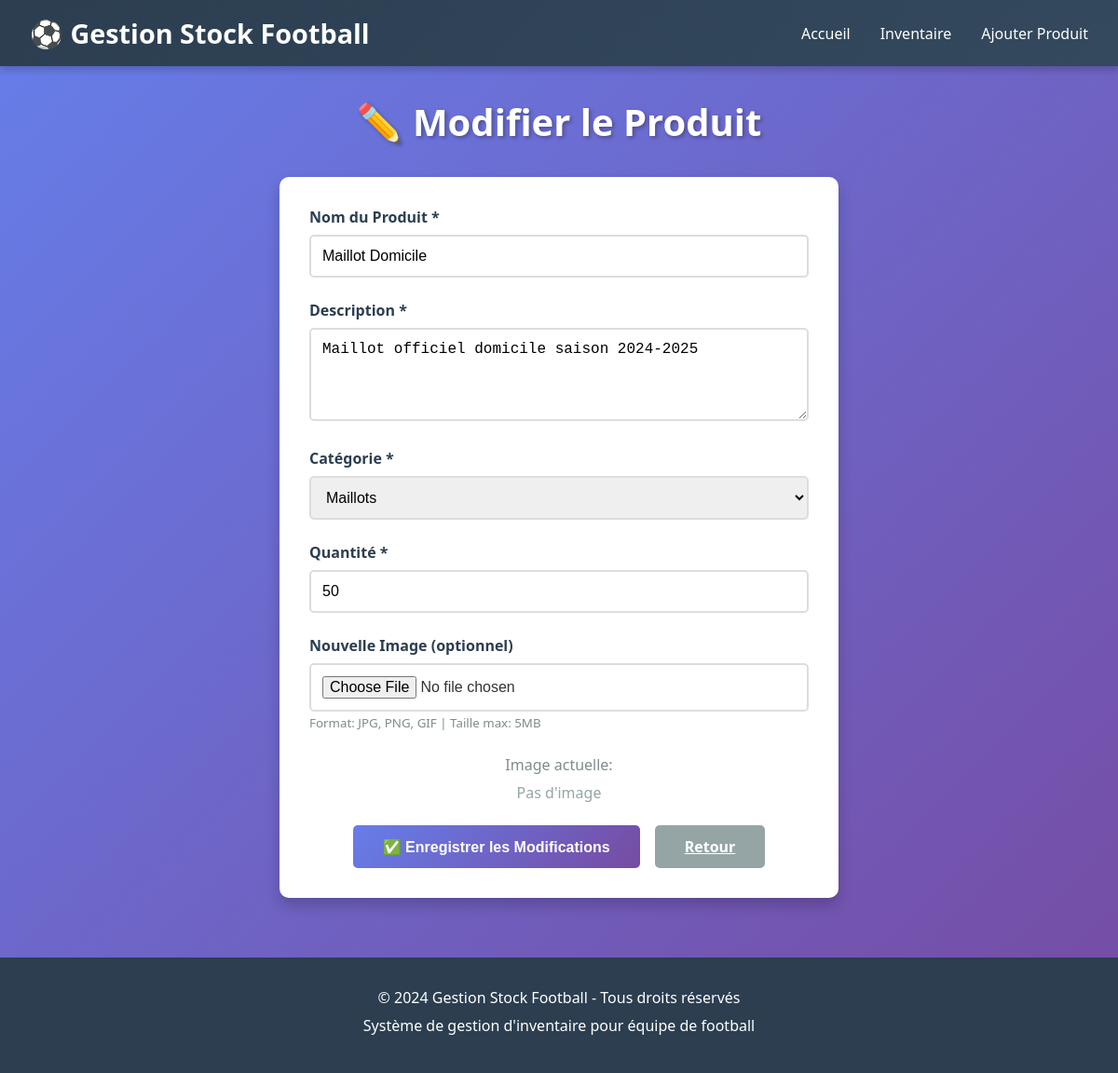
The app's page /pages/modifier_produit.php?id=1 with its own data.
### tables this page shows
CREATE TABLE IF NOT EXISTS produits (
    id INT PRIMARY KEY AUTO_INCREMENT,
    nom VARCHAR(255) NOT NULL,
    description TEXT NOT NULL,
    quantite INT NOT NULL DEFAULT 0,
    categorie VARCHAR(100) NOT NULL,
    image VARCHAR(255),
    date_creation TIMESTAMP DEFAULT CURRENT_TIMESTAMP,
    date_modification TIMESTAMP DEFAULT CURRENT_TIMESTAMP ON UPDATE CURRENT_TIMESTAMP,
    INDEX idx_categorie (categorie),
    INDEX idx_quantite (quantite)
);

### pages/modifier_produit.php (the view, shortened to what this page needs)
<?php
include '../includes/header.php';
include '../config/database.php';
$id = intval($_GET['id']);
$sql = "SELECT * FROM produits WHERE id = $id";
$result = $conn->query($sql);
$produit = $result->fetch_assoc();
?>
<div class="container">
    <h2 class="page-title">✏️ Modifier le Produit</h2>
    <div class="form-container">
        <form method="POST" enctype="multipart/form-data">
            <div class="form-group">
                <label for="nom">Nom du Produit *</label>
                <input type="text" id="nom" name="nom" required value="<?php echo htmlspecialchars($produit['nom']); ?>">
            </div>
            <div class="form-group">
                <label for="description">Description *</label>
                <textarea id="description" name="description" required><?php echo htmlspecialchars($produit['description']); ?></textarea>
            </div>
            <div class="form-group">
                <label for="categorie">Catégorie *</label>
                <select id="categorie" name="categorie" required>
                    <option value="maillots" <?php echo $produit['categorie'] === 'maillots' ? 'selected' : ''; ?>>Maillots</option>
                </select>
            </div>
            <div class="form-group">
                <label for="quantite">Quantité *</label>
                <input type="number" id="quantite" name="quantite" min="0" required value="<?php echo $produit['quantite']; ?>">
            </div>
            <div class="form-group">
                <label for="image">Nouvelle Image (optionnel)</label>
                <input type="file" id="image" name="image" accept="image/*">
                <small style="color: #7f8c8d;">Format: JPG, PNG, GIF | Taille max: 5MB</small>
            </div>
            <div style="margin: 1.5rem 0; text-align: center;">
                <p style="color: #7f8c8d; margin-bottom: 0.5rem;">Image actuelle:</p>
                <?php if (!empty($produit['image'])): ?>
                    <img src="../uploads/<?php echo htmlspecialchars($produit['image']); ?>"
                         alt="<?php echo htmlspecialchars($produit['nom']); ?>"
                         style="max-width: 200px; max-height: 200px; border-radius: 5px; box-shadow: 0 2px 5px rgba(0,0,0,0.1);">
                <?php else: ?>
                    <p style="color: #95a5a6;">Pas d'image</p>
                <?php endif; ?>
            </div>
            <div class="form-buttons">
                <button type="submit" class="btn btn-primary">✅ Enregistrer les Modifications</button>
                <a href="inventaire.php" class="btn btn-secondary">Retour</a>
            </div>
        </form>
    </div>
</div>
<?php
include '../includes/footer.php';
?>

### assets/css/style.css (style rules this page uses)
* { margin: 0; padding: 0; box-sizing: border-box; }
body { font-family: 'Segoe UI', Tahoma, Geneva, Verdana, sans-serif; background: linear-gradient(135deg, #667eea 0%, #764ba2 100%); min-height: 100vh; color: #333; }
.container { max-width: 1200px; margin: 2rem auto; padding: 0 2rem; }
.page-title { text-align: center; color: white; margin-bottom: 2rem; font-size: 2.5rem; text-shadow: 2px 2px 4px rgba(0, 0, 0, 0.3); }
.form-container { background: white; padding: 2rem; border-radius: 10px; box-shadow: 0 8px 16px rgba(0, 0, 0, 0.2); max-width: 600px; margin: 0 auto; }
.form-group { margin-bottom: 1.5rem; }
.form-group label { display: block; margin-bottom: 0.5rem; font-weight: 600; color: #2c3e50; }
.form-group input, .form-group textarea, .form-group select { width: 100%; padding: 0.75rem; border: 2px solid #ddd; border-radius: 5px; font-size: 1rem; transition: 0.3s; }
.form-group textarea { resize: vertical; min-height: 100px; }
.form-buttons { display: flex; gap: 1rem; justify-content: center; }
.btn { padding: 0.75rem 2rem; border: none; border-radius: 5px; font-size: 1rem; font-weight: 600; cursor: pointer; transition: 0.3s; }
.btn-primary { background: linear-gradient(135deg, #667eea 0%, #764ba2 100%); color: white; }
.btn-secondary { background: #95a5a6; color: white; }

### records on screen
produits: nom "Maillot Domicile", description "Maillot officiel domicile saison 2024-2025", categorie "Maillots", quantite "50"
